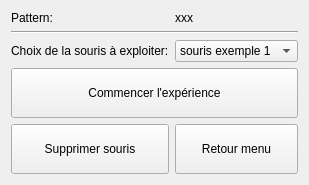
      <widget class="QWidget" name="page_4">
       <layout class="QGridLayout" name="gridLayout_6">
        <item row="0" column="0">
         <widget class="QLabel" name="label_26">
          <property name="sizePolicy">
           <sizepolicy hsizetype="Preferred" vsizetype="Maximum">
            <horstretch>0</horstretch>
            <verstretch>0</verstretch>
           </sizepolicy>
          </property>
          <property name="maximumSize">
           <size>
            <width>16777215</width>
            <height>16777215</height>
           </size>
          </property>
          <property name="text">
           <string>Pattern:</string>
          </property>
         </widget>
        </item>
        <item row="0" column="1">
         <widget class="QLabel" name="label_27">
          <property name="text">
           <string>xxx</string>
          </property>
         </widget>
        </item>
        <item row="4" column="1">
         <widget class="QPushButton" name="retourMenuChoixSouris">
          <property name="sizePolicy">
           <sizepolicy hsizetype="Minimum" vsizetype="Minimum">
            <horstretch>0</horstretch>
            <verstretch>0</verstretch>
           </sizepolicy>
          </property>
          <property name="minimumSize">
           <size>
            <width>0</width>
            <height>50</height>
           </size>
          </property>
          <property name="text">
           <string>Retour menu</string>
          </property>
         </widget>
        </item>
        <item row="4" column="0">
         <widget class="QPushButton" name="supprimerSouris">
          <property name="minimumSize">
           <size>
            <width>0</width>
            <height>50</height>
           </size>
          </property>
          <property name="text">
           <string>Supprimer souris</string>
          </property>
         </widget>
        </item>
        <item row="3" column="0" colspan="2">
         <widget class="QPushButton" name="choisirSouris">
          <property name="sizePolicy">
           <sizepolicy hsizetype="Minimum" vsizetype="Minimum">
            <horstretch>0</horstretch>
            <verstretch>0</verstretch>
           </sizepolicy>
          </property>
          <property name="minimumSize">
           <size>
            <width>0</width>
            <height>50</height>
           </size>
          </property>
          <property name="maximumSize">
           <size>
            <width>16777215</width>
            <height>50</height>
           </size>
          </property>
          <property name="baseSize">
           <size>
            <width>0</width>
            <height>50</height>
           </size>
          </property>
          <property name="text">
           <string>Commencer l'expérience</string>
          </property>
         </widget>
        </item>
        <item row="2" column="1">
         <widget class="QComboBox" name="comboBox_2">
          <property name="maximumSize">
           <size>
            <width>16777215</width>
            <height>40</height>
           </size>
          </property>
          <item>
           <property name="text">
            <string>souris exemple 1</string>
           </property>
          </item>
          <item>
           <property name="text">
            <string>souris exemple 2</string>
           </property>
          </item>
         </widget>
        </item>
        <item row="2" column="0">
         <widget class="QLabel" name="label_28">
          <property name="sizePolicy">
           <sizepolicy hsizetype="Preferred" vsizetype="Maximum">
            <horstretch>0</horstretch>
            <verstretch>0</verstretch>
           </sizepolicy>
          </property>
          <property name="maximumSize">
           <size>
            <width>16777215</width>
            <height>200</height>
           </size>
          </property>
          <property name="text">
           <string>Choix de la souris à exploiter:</string>
          </property>
         </widget>
        </item>
        <item row="1" column="0" colspan="2">
         <widget class="Line" name="line_12">
          <property name="orientation">
           <enum>Qt::Horizontal</enum>
          </property>
         </widget>
        </item>
       </layout>
      </widget>
